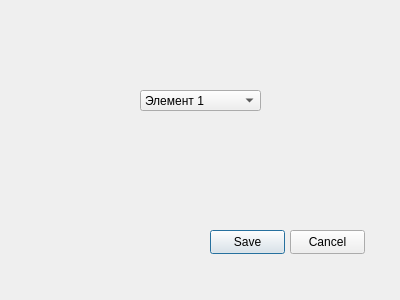
<?xml version="1.0" encoding="UTF-8"?>
<ui version="4.0">
 <class>Dialog</class>
 <widget class="QDialog" name="Dialog">
  <property name="geometry">
   <rect>
    <x>0</x>
    <y>0</y>
    <width>400</width>
    <height>300</height>
   </rect>
  </property>
  <property name="windowTitle">
   <string>Dialog</string>
  </property>
  <property name="styleSheet">
   <string notr="true"/>
  </property>
  <widget class="QComboBox" name="comboBox">
   <property name="geometry">
    <rect>
     <x>140</x>
     <y>90</y>
     <width>121</width>
     <height>21</height>
    </rect>
   </property>
   <item>
    <property name="text">
     <string>Элемент 1</string>
    </property>
   </item>
   <item>
    <property name="text">
     <string>Элемент 2</string>
    </property>
   </item>
   <item>
    <property name="text">
     <string>Элемент 3</string>
    </property>
   </item>
   <item>
    <property name="text">
     <string>Элемент 4</string>
    </property>
   </item>
  </widget>
  <widget class="QPushButton" name="buttonSave">
   <property name="geometry">
    <rect>
     <x>210</x>
     <y>230</y>
     <width>75</width>
     <height>24</height>
    </rect>
   </property>
   <property name="text">
    <string>Save</string>
   </property>
  </widget>
  <widget class="QPushButton" name="buttonCancel">
   <property name="geometry">
    <rect>
     <x>290</x>
     <y>230</y>
     <width>75</width>
     <height>24</height>
    </rect>
   </property>
   <property name="text">
    <string>Cancel</string>
   </property>
  </widget>
 </widget>
 <resources/>
 <connections/>
</ui>
